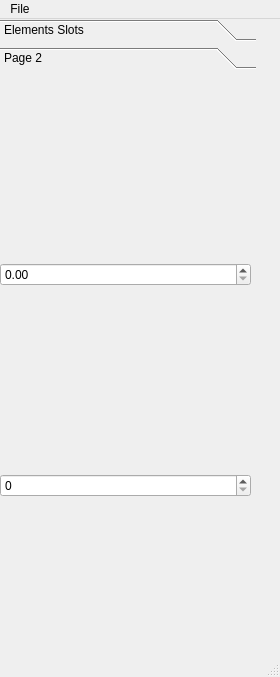
<?xml version="1.0" encoding="UTF-8"?>
<ui version="4.0">
 <class>Object3DStaticEditor</class>
 <widget class="QMainWindow" name="Object3DStaticEditor">
  <property name="geometry">
   <rect>
    <x>0</x>
    <y>0</y>
    <width>280</width>
    <height>677</height>
   </rect>
  </property>
  <property name="windowTitle">
   <string>Object Editor</string>
  </property>
  <widget class="QWidget" name="centralwidget">
   <widget class="QToolBox" name="toolBox">
    <property name="geometry">
     <rect>
      <x>0</x>
      <y>0</y>
      <width>256</width>
      <height>624</height>
     </rect>
    </property>
    <property name="sizePolicy">
     <sizepolicy hsizetype="Maximum" vsizetype="Preferred">
      <horstretch>0</horstretch>
      <verstretch>0</verstretch>
     </sizepolicy>
    </property>
    <property name="minimumSize">
     <size>
      <width>256</width>
      <height>0</height>
     </size>
    </property>
    <property name="currentIndex">
     <number>1</number>
    </property>
    <widget class="QWidget" name="ElementsSlots">
     <property name="geometry">
      <rect>
       <x>0</x>
       <y>0</y>
       <width>256</width>
       <height>570</height>
      </rect>
     </property>
     <attribute name="label">
      <string>Elements Slots</string>
     </attribute>
     <widget class="QWidget" name="formLayoutWidget">
      <property name="geometry">
       <rect>
        <x>0</x>
        <y>0</y>
        <width>251</width>
        <height>621</height>
       </rect>
      </property>
      <layout class="QFormLayout" name="layoutElements"/>
     </widget>
    </widget>
    <widget class="QWidget" name="page_2">
     <property name="geometry">
      <rect>
       <x>0</x>
       <y>0</y>
       <width>256</width>
       <height>570</height>
      </rect>
     </property>
     <attribute name="label">
      <string>Page 2</string>
     </attribute>
     <widget class="QWidget" name="verticalLayoutWidget">
      <property name="geometry">
       <rect>
        <x>0</x>
        <y>0</y>
        <width>251</width>
        <height>611</height>
       </rect>
      </property>
      <layout class="QVBoxLayout" name="verticalLayout">
       <property name="spacing">
        <number>0</number>
       </property>
       <item>
        <widget class="QDoubleSpinBox" name="Radius"/>
       </item>
       <item>
        <widget class="QSpinBox" name="Tag"/>
       </item>
      </layout>
     </widget>
    </widget>
   </widget>
   <zorder>formLayoutWidget</zorder>
   <zorder>toolBox</zorder>
  </widget>
  <widget class="QMenuBar" name="menubar">
   <property name="geometry">
    <rect>
     <x>0</x>
     <y>0</y>
     <width>280</width>
     <height>21</height>
    </rect>
   </property>
   <widget class="QMenu" name="menuFile">
    <property name="title">
     <string>File</string>
    </property>
    <addaction name="actionSave"/>
   </widget>
   <addaction name="menuFile"/>
  </widget>
  <widget class="QStatusBar" name="statusbar"/>
  <action name="actionSave">
   <property name="text">
    <string>Save</string>
   </property>
  </action>
 </widget>
 <resources/>
 <connections/>
</ui>
